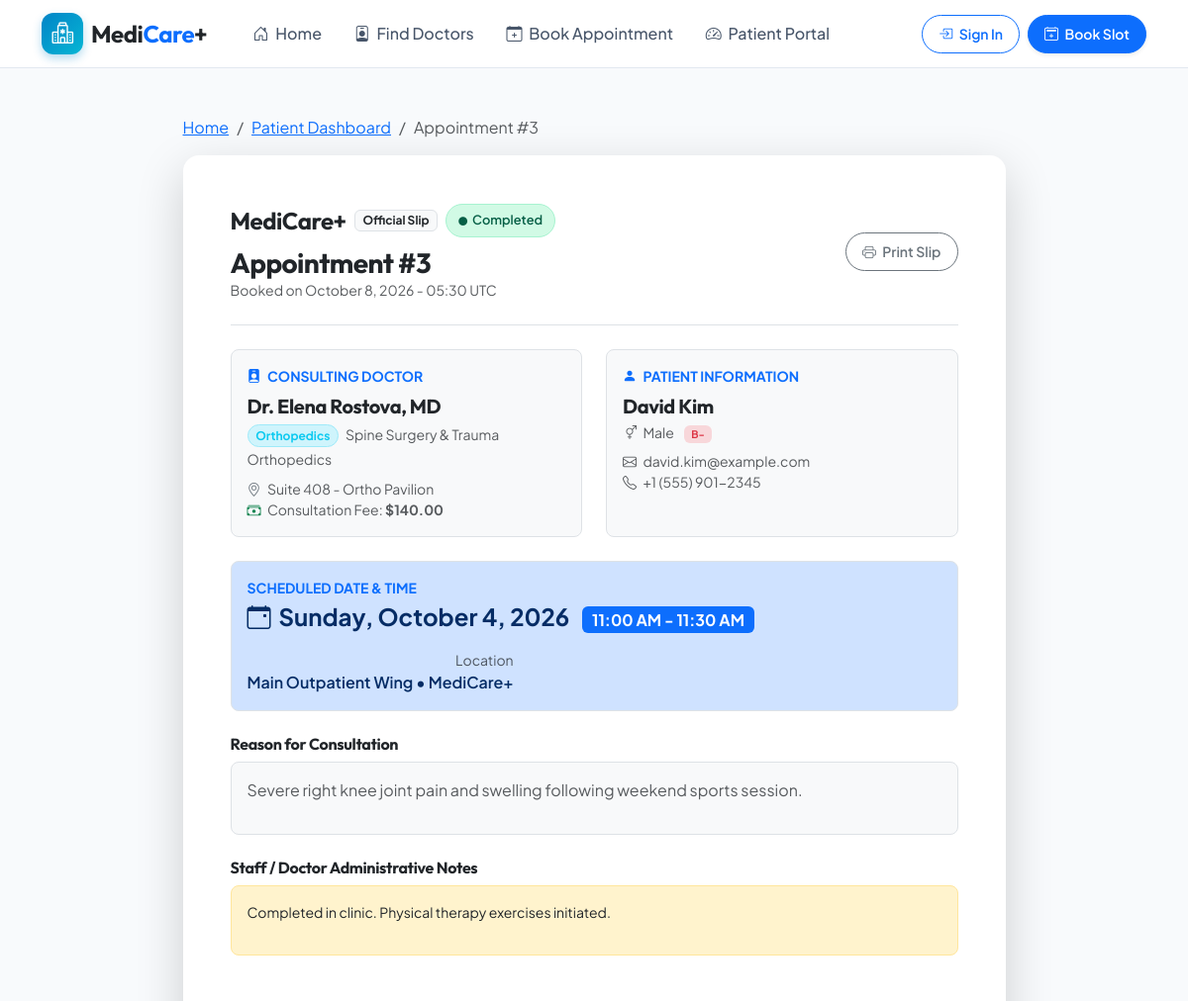
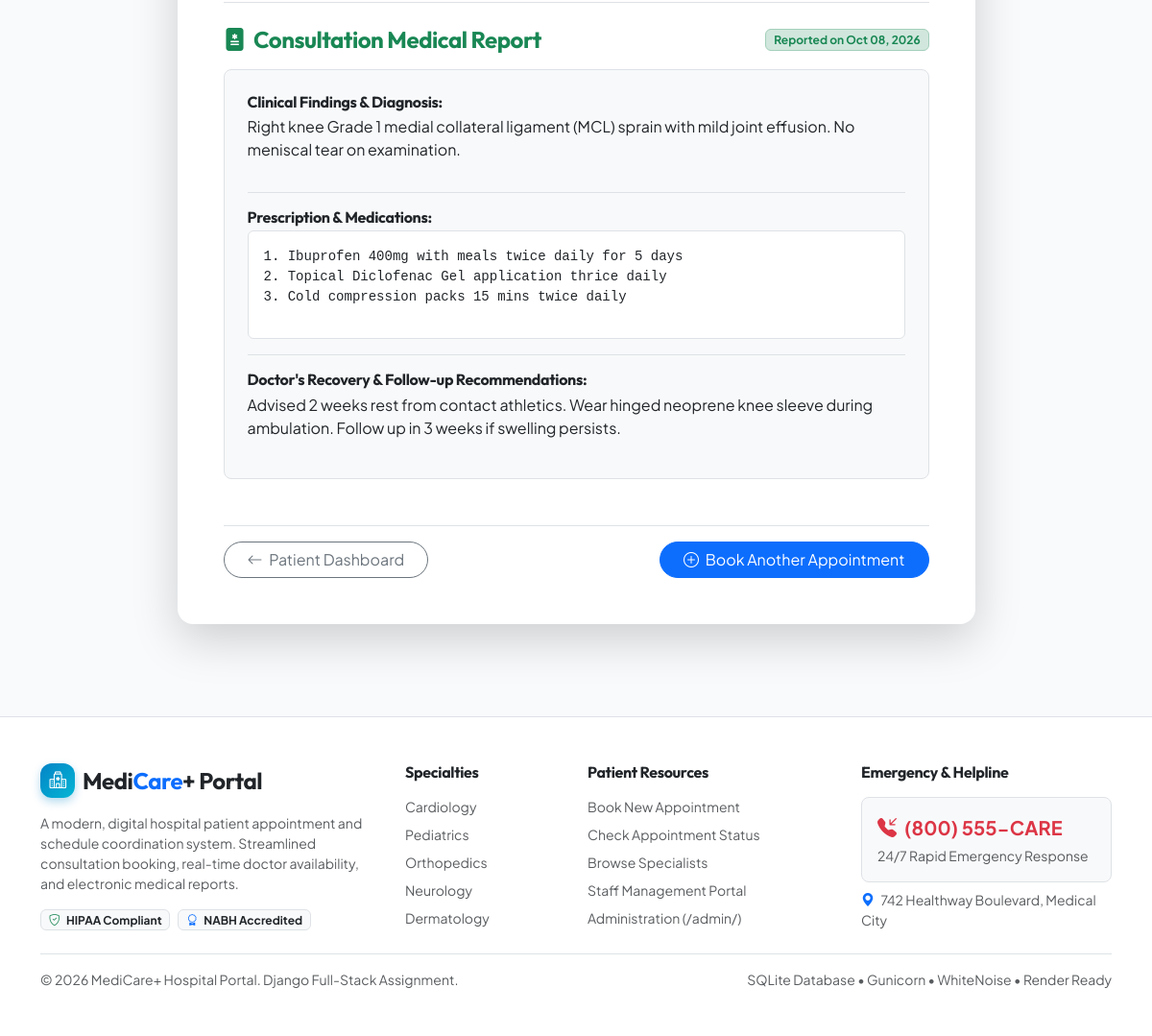
The page /appointments/3/ on the database its author committed (2 pictures, top to bottom).
### hospital/models.py (models this page shows, shortened)
class Appointment(models.Model):
    STATUS_PENDING = 'Pending'
    STATUS_CONFIRMED = 'Confirmed'
    STATUS_COMPLETED = 'Completed'
    STATUS_CANCELLED = 'Cancelled'
    STATUS_CHOICES = [
        (STATUS_PENDING, 'Pending'),
        (STATUS_CONFIRMED, 'Confirmed'),
        (STATUS_COMPLETED, 'Completed'),
        (STATUS_CANCELLED, 'Cancelled'),
    ]
    TIME_SLOT_CHOICES = [
        ('09:00 AM - 09:30 AM', '09:00 AM - 09:30 AM'),
        ('09:30 AM - 10:00 AM', '09:30 AM - 10:00 AM'),
        ('10:00 AM - 10:30 AM', '10:00 AM - 10:30 AM'),
        ('10:30 AM - 11:00 AM', '10:30 AM - 11:00 AM'),
        ('11:00 AM - 11:30 AM', '11:00 AM - 11:30 AM'),
        ('11:30 AM - 12:00 PM', '11:30 AM - 12:00 PM'),
        ('02:00 PM - 02:30 PM', '02:00 PM - 02:30 PM'),
        ('02:30 PM - 03:00 PM', '02:30 PM - 03:00 PM'),
        ('03:00 PM - 03:30 PM', '03:00 PM - 03:30 PM'),
        ('03:30 PM - 04:00 PM', '03:30 PM - 04:00 PM'),
        ('04:00 PM - 04:30 PM', '04:00 PM - 04:30 PM'),
        ('04:30 PM - 05:00 PM', '04:30 PM - 05:00 PM'),
    ]
    patient = models.ForeignKey(Patient, on_delete=models.CASCADE, related_name='appointments')
    doctor = models.ForeignKey(Doctor, on_delete=models.CASCADE, related_name='appointments')
    date = models.DateField()
    time_slot = models.CharField(max_length=50, choices=TIME_SLOT_CHOICES)
    reason = models.TextField(help_text="Chief complaint or reason for visit")
    status = models.CharField(max_length=20, choices=STATUS_CHOICES, default=STATUS_PENDING)
    created_date = models.DateTimeField(auto_now_add=True)
    admin_notes = models.TextField(blank=True, null=True, help_text="Notes from doctor or receptionist")
    class Meta:
        ordering = ['-date', 'time_slot']

class Doctor(models.Model):
    name = models.CharField(max_length=150, help_text="Full Name with Title (e.g. Dr. Jane Smith)")
    department = models.CharField(max_length=50, choices=Department.choices, default=Department.CARDIOLOGY)
    specialization = models.CharField(max_length=150, help_text="Specialization or sub-discipline")
    consultation_fee = models.DecimalField(max_digits=8, decimal_places=2, default=75.00)
    available_days = models.CharField(max_length=120, default="Monday, Tuesday, Wednesday, Thursday, Friday")
    active_status = models.BooleanField(default=True, help_text="Is doctor actively taking appointments?")
    email = models.EmailField(blank=True, null=True)
    phone = models.CharField(max_length=20, blank=True, null=True)
    room_number = models.CharField(max_length=20, default="Room 201")
    experience_years = models.PositiveIntegerField(default=8)
    bio = models.TextField(blank=True, help_text="Short professional summary")
    avatar_color = models.CharField(max_length=30, default="primary", help_text="Bootstrap theme color for avatar")
    class Meta:
        ordering = ['name']
    @property
    def badge_class(self):
        colors = {
            'Cardiology': 'danger',
            'Pediatrics': 'warning',
            'Orthopedics': 'info',
            'Neurology': 'primary',
            'Dermatology': 'success',
            'General Medicine': 'secondary'
        }
        return colors.get(self.department, 'dark')

class Patient(models.Model):
    GENDER_CHOICES = [
        ('Male', 'Male'),
        ('Female', 'Female'),
        ('Other', 'Other'),
    ]
    BLOOD_GROUPS = [
        ('A+', 'A+'), ('A-', 'A-'),
        ('B+', 'B+'), ('B-', 'B-'),
        ('AB+', 'AB+'), ('AB-', 'AB-'),
        ('O+', 'O+'), ('O-', 'O-'),
    ]
    user = models.ForeignKey(User, on_delete=models.SET_NULL, null=True, blank=True, related_name='patients')
    name = models.CharField(max_length=150)
    email = models.EmailField()
    phone = models.CharField(max_length=20)
    date_of_birth = models.DateField(null=True, blank=True)
    gender = models.CharField(max_length=10, choices=GENDER_CHOICES, default='Male')
    blood_group = models.CharField(max_length=5, choices=BLOOD_GROUPS, blank=True, null=True)
    address = models.TextField(blank=True, null=True)
    emergency_contact = models.CharField(max_length=20, blank=True, null=True)
    created_at = models.DateTimeField(auto_now_add=True)
    class Meta:
        ordering = ['name']

class MedicalReport(models.Model):
    patient = models.ForeignKey(Patient, on_delete=models.CASCADE, related_name='medical_reports')
    appointment = models.OneToOneField(
        Appointment,
        on_delete=models.SET_NULL,
        null=True,
        blank=True,
        related_name='medical_report'
    )
    doctor = models.ForeignKey(Doctor, on_delete=models.CASCADE, related_name='medical_reports')
    diagnosis = models.TextField(help_text="Clinical findings and diagnosis")
    prescription = models.TextField(help_text="Medications, dosages, and instructions")
    notes = models.TextField(blank=True, null=True, help_text="Additional recovery recommendations and follow-up")
    created_date = models.DateTimeField(auto_now_add=True)
    class Meta:
        ordering = ['-created_date']

### hospital/views.py (the view)
# urls.py: path('appointments/<int:pk>/', views.appointment_detail, name='appointment_detail'),
def appointment_detail(request, pk):
    appointment = get_object_or_404(Appointment, pk=pk)
    report = getattr(appointment, 'medical_report', None)
    context = {
        'appointment': appointment,
        'report': report,
    }
    return render(request, 'hospital/appointment_detail.html', context)

### hospital/templates/hospital/appointment_detail.html (shortened to what this page needs)
{% extends 'hospital/base.html' %}
{% load static %}
{% block content %}
<div class="container py-5">
    <div class="row justify-content-center">
        <div class="col-lg-9">
            <nav aria-label="breadcrumb" class="mb-3 no-print">
                <ol class="breadcrumb small">
                    <li class="breadcrumb-item"><a href="{% url 'home' %}">Home</a></li>
                    <li class="breadcrumb-item"><a href="{% url 'patient_dashboard' %}">Patient Dashboard</a></li>
                    <li class="breadcrumb-item active">Appointment #{{ appointment.id }}</li>
                </ol>
            </nav>
            <div class="card card-custom border-0 shadow-lg p-4 p-md-5 bg-white rounded-4 print-container">
                <div class="d-flex flex-column flex-md-row justify-content-between align-items-md-center gap-3 pb-4 mb-4 border-bottom">
                    <div>
                        <div class="d-flex align-items-center gap-2 mb-2">
                            <span class="fs-4 fw-bold text-dark brand-font">MediCare+</span>
                            <span class="badge bg-light text-dark border">Official Slip</span>
                            <span class="status-badge badge-{{ appointment.status|lower }}">
                                <i class="bi bi-circle-fill" style="font-size: 0.55rem;"></i> {{ appointment.status }}
                            </span>
                        </div>
                        <h2 class="h3 fw-bold text-dark mb-0">Appointment #{{ appointment.id }}</h2>
                        <div class="text-muted small">Booked on {{ appointment.created_date|date:"F j, Y - H:i" }} UTC</div>
                    </div>
                    <div class="no-print d-flex gap-2">
                        <button onclick="window.print()" class="btn btn-outline-secondary rounded-pill px-3 py-2 btn-sm fw-semibold">
                            <i class="bi bi-printer me-1"></i> Print Slip
                        </button>
                    </div>
                </div>
                <div class="row g-4 mb-4">
                    <div class="col-md-6">
                        <div class="p-3 rounded-3 bg-light border h-100">
                            <div class="text-primary fw-bold small text-uppercase mb-2">
                                <i class="bi bi-person-badge-fill me-1"></i> Consulting Doctor
                            </div>
                            <h5 class="fw-bold text-dark mb-1">{{ appointment.doctor.name }}</h5>
                            <div class="mb-2">
                                <span class="badge bg-{{ appointment.doctor.badge_class }}-subtle text-{{ appointment.doctor.badge_class }} border border-{{ appointment.doctor.badge_class }}-subtle rounded-pill">
                                    {{ appointment.doctor.department }}
                                </span>
                                <span class="small text-muted ms-1">{{ appointment.doctor.specialization }}</span>
                            </div>
                            <div class="small text-muted">
                                <div><i class="bi bi-geo-alt me-1 text-secondary"></i> {{ appointment.doctor.room_number }}</div>
                                <div><i class="bi bi-cash-stack me-1 text-success"></i> Consultation Fee: <strong>${{ appointment.doctor.consultation_fee }}</strong></div>
                            </div>
                        </div>
                    </div>
                    <div class="col-md-6">
                        <div class="p-3 rounded-3 bg-light border h-100">
                            <div class="text-primary fw-bold small text-uppercase mb-2">
                                <i class="bi bi-person-fill me-1"></i> Patient Information
                            </div>
                            <h5 class="fw-bold text-dark mb-1">{{ appointment.patient.name }}</h5>
                            <div class="small text-muted mb-2">
                                <span><i class="bi bi-gender-ambiguous me-1"></i> {{ appointment.patient.gender }}</span>
                                {% if appointment.patient.blood_group %}
                                <span class="badge bg-danger-subtle text-danger ms-2">{{ appointment.patient.blood_group }}</span>
                                {% endif %}
                            </div>
                            <div class="small text-muted">
                                <div><i class="bi bi-envelope me-1"></i> {{ appointment.patient.email }}</div>
                                <div><i class="bi bi-telephone me-1"></i> {{ appointment.patient.phone }}</div>
                            </div>
                        </div>
                    </div>
                    <div class="col-12">
                        <div class="p-3 rounded-3 border bg-primary-subtle text-primary-emphasis d-flex flex-wrap justify-content-between align-items-center gap-3">
                            <div>
                                <div class="small text-uppercase fw-bold text-primary">Scheduled Date & Time</div>
                                <div class="fs-4 fw-bold">
                                    <i class="bi bi-calendar-event me-2"></i>{{ appointment.date|date:"l, F j, Y" }}
                                    <span class="ms-2 badge bg-primary text-white fs-6">{{ appointment.time_slot }}</span>
                                </div>
                            </div>
                            <div class="text-md-end">
                                <div class="small text-muted">Location</div>
                                <div class="fw-semibold">Main Outpatient Wing &bull; MediCare+</div>
                            </div>
                        </div>
                    </div>
                    <div class="col-12">
                        <h6 class="fw-bold text-dark mb-2">Reason for Consultation</h6>
                        <div class="p-3 rounded-3 bg-light border text-muted">
                            {{ appointment.reason|linebreaks }}
                        </div>
                    </div>
                    {% if appointment.admin_notes %}
                    <div class="col-12">
                        <h6 class="fw-bold text-dark mb-2">Staff / Doctor Administrative Notes</h6>
                        <div class="p-3 rounded-3 bg-warning-subtle text-dark border border-warning-subtle small">
                            {{ appointment.admin_notes|linebreaks }}
                        </div>
                    </div>
                    {% endif %}
                </div>
                {% if report %}
                <div class="mt-4 pt-4 border-top">
                    <div class="d-flex justify-content-between align-items-center mb-3">
                        <h4 class="fw-bold text-success mb-0 d-flex align-items-center gap-2">
                            <i class="bi bi-file-medical-fill"></i> Consultation Medical Report
                        </h4>
                        <span class="badge bg-success-subtle text-success border border-success-subtle">
                            Reported on {{ report.created_date|date:"M d, Y" }}
                        </span>
                    </div>
                    <div class="card bg-light border p-4 rounded-3">
                        <div class="mb-3">
                            <h6 class="fw-bold text-dark mb-1">Clinical Findings & Diagnosis:</h6>
                            <p class="text-muted small mb-0">{{ report.diagnosis|linebreaks }}</p>
                        </div>
                        <div class="mb-3 border-top pt-3">
                            <h6 class="fw-bold text-dark mb-1">Prescription & Medications:</h6>
                            <div class="p-3 bg-white rounded-2 border font-monospace small">
                                {{ report.prescription|linebreaks }}
                            </div>
                        </div>
                        {% if report.notes %}
                        <div class="border-top pt-3">
                            <h6 class="fw-bold text-dark mb-1">Doctor's Recovery & Follow-up Recommendations:</h6>
                            <p class="text-muted small mb-0">{{ report.notes|linebreaks }}</p>
                        </div>
                        {% endif %}
                    </div>
                </div>
                {% elif appointment.status == 'Completed' %}
                <div class="mt-4 pt-3 border-top text-muted small text-center p-3 bg-light rounded-3">
                    <i class="bi bi-clock-history me-1 text-primary"></i> Consultation completed. The attending doctor will upload your diagnostic report shortly.
                </div>
                {% endif %}
                <div class="mt-5 pt-3 border-top d-flex justify-content-between align-items-center no-print">
                    <a href="{% url 'patient_dashboard' %}" class="btn btn-outline-secondary rounded-pill px-4">
                        <i class="bi bi-arrow-left me-1"></i> Patient Dashboard
                    </a>
                    <a href="{% url 'book_appointment' %}" class="btn btn-primary rounded-pill px-4">
                        <i class="bi bi-plus-circle me-1"></i> Book Another Appointment
                    </a>
                </div>
            </div>
        </div>
    </div>
</div>
{% endblock %}

### hospital/static/css/style.css (style rules this page uses)
:root { --primary-color: #0284c7; --primary-dark: #0369a1; --primary-light: #e0f2fe; --secondary-color: #0f172a; --accent-color: #06b6d4; --success-color: #10b981; --warning-color: #f59e0b; --danger-color: #ef4444; --info-color: #3b82f6; --bg-light: #f8fafc; --card-bg: #ffffff; --text-main: #1e293b; --text-muted: #64748b; --border-color: #e2e8f0; --radius-sm: 8px; --radius-md: 12px; --radius-lg: 18px; --shadow-sm: 0 1px 3px rgba(0,0,0,0.05); --shadow-md: 0 4px 6px -1px rgba(0,0,0,0.07), 0 2px 4px -2px rgba(0,0,0,0.05); --shadow-lg: 0 10px 25px -3px rgba(15,23,42,0.08), 0 4px 6px -4px rgba(15,23,42,0.04); --shadow-glow: 0 0 20px rgba(2, 132, 199, 0.18); }
body { font-family: 'Plus Jakarta Sans', sans-serif; color: var(--text-main); background-color: var(--bg-light); min-height: 100vh; display: flex; flex-direction: column; }
h1, h2, h3, h4, h5, h6, .brand-font { font-family: 'Outfit', sans-serif; font-weight: 700; letter-spacing: -0.02em; }
.card-custom { background-color: var(--card-bg); border: 1px solid var(--border-color); border-radius: var(--radius-md); box-shadow: var(--shadow-sm); transition: transform 0.22s ease, box-shadow 0.22s ease, border-color 0.22s ease; }
.badge-completed { background-color: #d1fae5; color: #065f46; border: 1px solid #a7f3d0; }
.status-badge { font-size: 0.8rem; font-weight: 600; padding: 6px 12px; border-radius: 20px; display: inline-flex; align-items: center; gap: 5px; }

### rows shown on the page
Appointment: id "3", status "Completed", created_date "October 8, 2026 - 05:30", doctor.name "Dr. Elena Rostova, MD", doctor.department "Orthopedics", doctor.specialization "Spine Surgery & Trauma Orthopedics", doctor.room_number "Suite 408 - Ortho Pavilion", doctor.consultation_fee "140.00", patient.name "David Kim", patient.gender "Male", patient.blood_group "B-", patient.email "david.kim@example.com", patient.phone "+1 (555) 901-2345", date "Sunday, October 4, 2026", time_slot "11:00 AM - 11:30 AM", reason "Severe right knee joint pain and swelling following weekend sports session.", admin_notes "Completed in clinic. Physical therapy exercises initiated."
MedicalReport: created_date "Oct 08, 2026", diagnosis "Right knee Grade 1 medial collateral ligament (MCL) sprain with mild joint effusion. No meniscal tear on examination.", prescription "1. Ibuprofen 400mg with meals twice daily for 5 days 2. Topical Diclofenac Gel application thrice daily 3. Cold compression packs 15 mins twice daily", notes "Advised 2 weeks rest from contact athletics. Wear hinged neoprene knee sleeve during ambulation. Follow up in 3 weeks if swelling persists."
